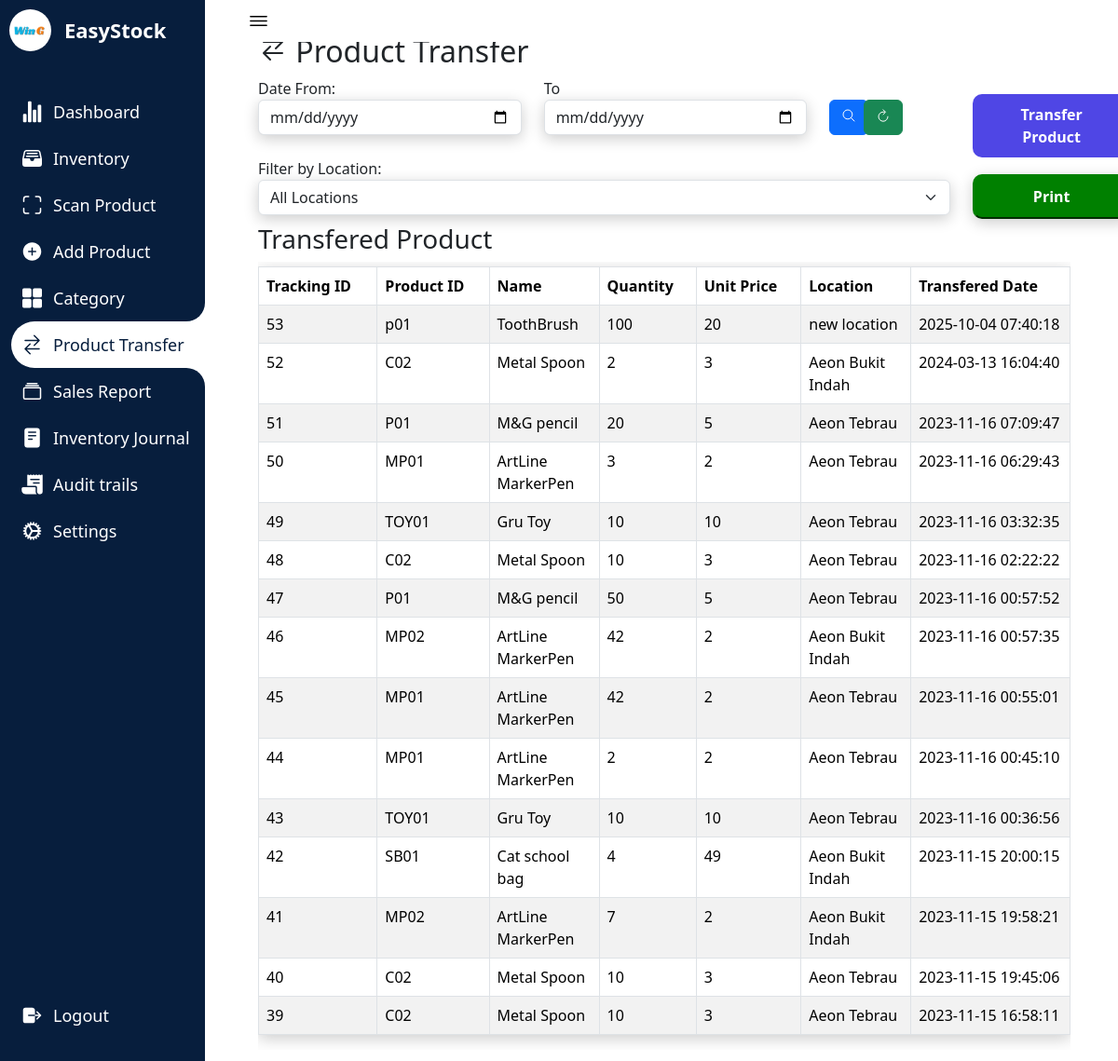
/Order.php (signed in), run on the app's committed database.
### tables this page shows
CREATE TABLE `companyprofile` (
  `id` int(11) NOT NULL,
  `name` varchar(250) NOT NULL,
  `profilepicture` varchar(1000) DEFAULT NULL
);

CREATE TABLE `deliverorder` (
  `id` int(250) NOT NULL,
  `productid` varchar(250) NOT NULL,
  `name` varchar(250) NOT NULL,
  `quantity` int(250) NOT NULL,
  `unitprice` int(255) NOT NULL,
  `location` varchar(200) NOT NULL,
  `addeddate` timestamp NOT NULL DEFAULT current_timestamp()
);

### orderrange.php (the view, shortened to what this page needs)
<?php
require_once "config.php";
if (isset($_POST['search'])) {
    $date1 = date("Y-m-d", strtotime($_POST['date1']));
    $date2 = date("Y-m-d", strtotime($_POST['date2']));
    $reportQuery = mysqli_query($conn, "SELECT * FROM deliverorder WHERE STR_TO_DATE(`addeddate`, '%Y-%m-%d') BETWEEN '$date1' AND '$date2' ORDER BY `id` DESC") or die(mysqli_error($conn));
    $reportRow = mysqli_num_rows($reportQuery);
    if ($reportRow > 0) {
        while ($reportFetch = mysqli_fetch_array($reportQuery)) {
            $pdfData[] = $reportFetch;
            ?>
            <tr>
                <td><?php echo $reportFetch['id'] ?></td>
                <td><?php echo $reportFetch['productid'] ?></td>
                <td><?php echo $reportFetch['name'] ?></td>
                <td><?php echo $reportFetch['quantity'] ?></td>
                <td><?php echo $reportFetch['unitprice'] ?></td>
                <td><?php echo $reportFetch['location'] ?></td>
                <td><?php echo $reportFetch['addeddate'] ?></td>
            </tr>
            <?php
        }
    } else {
        echo '
        <tr>
            <td colspan="7"><center>Record Not Found</center></td>
        </tr>';
    }
} else {
    $reportQuery = mysqli_query($conn, "SELECT * FROM deliverorder ORDER BY `id` DESC") or die(mysqli_error($conn));
    if (mysqli_num_rows($reportQuery) > 0) {
        while ($reportFetch = mysqli_fetch_array($reportQuery)) {
            ?>
            <tr>
                <td><?php echo $reportFetch['id'] ?></td>
                <td><?php echo $reportFetch['productid'] ?></td>
                <td><?php echo $reportFetch['name'] ?></td>
                <td><?php echo $reportFetch['quantity'] ?></td>
                <td><?php echo $reportFetch['unitprice'] ?></td>
                <td><?php echo $reportFetch['location'] ?></td>
                <td><?php echo $reportFetch['addeddate'] ?></td>
            </tr>
            <?php
        }
    } else {
        echo '
        <tr>
            <td colspan="7"><center>Record Not Found</center></td>
        </tr>';
    }
}
?>

### Order.php (shortened to what this page needs)
<?php
require_once "config.php";
$companyId = 1;
$query = "SELECT * FROM companyprofile WHERE id = ?";
$stmt = mysqli_prepare($conn, $query);
mysqli_stmt_bind_param($stmt, "i", $companyId);
mysqli_stmt_execute($stmt);
$result = mysqli_stmt_get_result($stmt);
$companyProfile = mysqli_fetch_assoc($result);
$companyProfileImagePath = $companyProfile['profilepicture'];
$companyName = $companyProfile['name'];
?>
<!DOCTYPE html>
<html lang="en">
<head>
    <link rel="stylesheet" href="testin3.css">
    <link href="https://cdn.jsdelivr.net/npm/bootstrap@5.3.1/dist/css/bootstrap.min.css" rel="stylesheet">
    <link href="https://cdn.jsdelivr.net/npm/bootstrap-icons@1.15.0/font/bootstrap-icons.css" rel="stylesheet">
</head>
<body>
<nav>
<div class="logo">
<div class="logo-image">
    <?php
    if (!empty($companyProfileImagePath)) {
        echo '<img src="' . $companyProfileImagePath . '" alt="Company Logo" class="logoimage">';
    } else {
        echo '<img src="path/to/placeholder/image.jpg" alt="No Image" style="">';
    }
    ?>
</div>
    <div class="logo-name">
    <?php echo $companyName; ?>
    </div>
</div>
        <div class="menu-items">
            <ul class="navLinks">
            <li class="navList">
    <a href="Dashboard.php">
    <ion-icon name="stats-chart"></ion-icon>
        <span class="links">Dashboard</span>
    </a>
</li>
<li class="navList">
    <a href="Inventory.php">
        <ion-icon name="file-tray-full"></ion-icon>
        <span class="links">Inventory</span>
    </a>
</li>
<li class="navList">
    <a href="pro1.php">
        <ion-icon name="scan-outline"></ion-icon>
        <span class="links">Scan Product</span>
    </a>
</li>
<li class="navList">
    <a href="Product.php">
        <ion-icon name="add-circle"></ion-icon>
        <span class="links">Add Product</span>
    </a>
</li>
    <li class="navList">
        <a href="Category.php">
            <ion-icon name="grid"></ion-icon>
            <span class="links">Category</span>
        </a>
    </li>
    <li class="navList active">
        <a href="Order.php">
        <ion-icon name="swap-horizontal"></ion-icon>
            <span class="links">Product Transfer</span>
        </a>
    </li>
      <li class="navList">
        <a href="sales_report.php">
        <ion-icon name="albums-outline"></ion-icon>
            <span class="links">Sales Report</span>
        </a>
    </li>
    <?php if (isset($_SESSION['role']) && $_SESSION['role'] === 'admin'): ?>
    <li class="navList">
        <a href="Reports.php">
            <ion-icon name="reader"></ion-icon>
            <span class="links">Inventory Journal</span>
        </a>
    </li>
    <li class="navList">
        <a href="audittrails.php">
        <ion-icon name="receipt"></ion-icon>
            <span class="links">Audit trails</span>
        </a>
    </li>
    <li class="navList">
        <a href="Settings.php">
            <ion-icon name="cog"></ion-icon>
            <span class="links">Settings</span>
        </a>
    </li>
<?php endif; ?>
            </ul>
            <ul class="bottom-link">
                <li>
                <a href="logout.php">
                    <ion-icon name="log-out"></ion-icon>
                    <span class="links">Logout</span>
                </a>
                </li>
        </div>
    </nav>
    <section class="dashboard">
        <div class="top">
            <ion-icon class="navToggle" name="menu-outline"></ion-icon>
        </div>
        <div class="content-wrapper">
        <div class="container">
            <div class="row">
                <div class="col-lg-12 col-offset-2">
                <h2><ion-icon name="swap-horizontal"></ion-icon>     Product Transfer</h2>
                <form class="form-inline" method="POST" id="orderForm" action="">
        <div class="row">
            <div class="col-md-4">
                <label for="date1">Date From:</label>
                <input type="date" class="form-control" placeholder="Start" name="date1"
                    value="<?php echo isset($_POST['date1']) ? $_POST['date1'] : '' ?>" />
            </div>
            <div class="col-md-4">
                <label for="date2">To</label>
                <input type="date" class="form-control" placeholder="End" name="date2"
                    value="<?php echo isset($_POST['date2']) ? $_POST['date2'] : '' ?>" />
            </div>
            <div class="col-md-1">
                <button class="btn btn-primary" name="search" style="margin-top:24px; "><ion-icon
                            name="search-outline"></ion-icon></button>
            </div>
            <div class="col-md-1">
                <a href="Order.php" type="button" class="btn btn-success" style="margin-top:24px; margin-left:-40px;"><ion-icon
                            name="refresh-outline"></ion-icon></a>
            </div>
            <div class="col-md-2">
            <a href="Deliver_order.php" class="allButton" style="margin-top:18px;;">Transfer Product</a>
            </div>
</form>
<form class="form-inline" method="POST" id="orderForm" action="orderpdf.php" onsubmit="return validateLocation();">
    <div class="row">
    <div class="col-md-10">
        <label for="locationFilter">Filter by Location:</label>
        <select name="locationFilter" id="locationFilter" class="form-select" onchange="filterTable()">
            <option value="">All Locations</option>
        </select>
    </div>
    <div class="col-md-2">
        <input type="submit" value="Print" name="order" style="margin-top:18px; background-color:green; border-color:green;" class="allButton">
    </div>
</div>
</form>
<h3 style="margin-top:5px;">Transfered Product</h3>
<div class="row" id="lightgallery" >
            <div class="col-md-12">
                <div class="table-responsive">
                <table class="table table-bordered table-striped" id="inventory"
    style="border-top: 1px solid #dee2e6; border-left: 1px solid #dee2e6; border-bottom: 1px solid #dee2e6; margin-top:5px;">
    <thead>
        <tr>
            <th>Tracking ID</th>
            <th>Product ID</th>
            <th>Name</th>
            <th>Quantity</th>
            <th>Unit Price</th>
            <th>Location</th>
            <th>Transfered Date</th>
        </tr>
    </thead>
    <tbody>
    <?php include 'orderrange.php' ?>
    </tbody>
</table>
                </div>
            </div>
        </div>
</div>
</div>
</div>
</div>
    </section>
<link href="https://cdn.datatables.net/1.10.25/css/dataTables.bootstrap.min.css" rel="stylesheet"/>
</body>
</html>

### testin3.css (style rules this page uses)
* { margin: 0; padding: 0; box-sizing: border-box; }
:root { --primary-color:#071e3d; --nav-color: #071e3d; --dash-color: #fff; --logo-color: #fff; --text-color: #000; --text-color-light: #333; --white: #fff; --border-color: #ccc; --toggle-color: #fff; --title-icon-color: #fff; --time-03: all 0.3s linear; --time-02: all 0.2s linear; }
body { width: 100%; min-height: 100vh; background-color: var(--dash-color); font-family: 'Poppins', sans-serif; }
nav { position: fixed; top: 0; left: 0; height: 100%; width: 220px; background-color: var(--nav-color); padding: 10px 0 10px 10px; transition: var(--time-03); }
nav .logo { display: flex; align-items: center; }
.logoimage { border-radius:50%; }
nav .logo-image { width: 45px; height: 45px; border-radius: 50%; }
nav .logo-image img { width: 45px; height: 45px; object-fit: cover; }
nav .logo .logo-name { font-size: 22px; font-weight: 600; color: var(--logo-color); margin-left: 14px; white-space: nowrap; transition: var(--time-02); }
nav .menu-items { margin-top: 40px; display: flex; flex-direction: column; height: calc(100% - 90px); justify-content: space-between; }
nav .menu-items li { list-style: none; }
nav .menu-items li a { display: flex; align-items: center; margin-left:-30px; height: 50px; text-decoration: none; }
nav .menu-items li.active a { border-top-left-radius: 25px; border-bottom-left-radius: 25px; position: relative; }
nav .menu-items li a ion-icon { color: var(--white); font-size: 24px; min-width: 45px; }
nav .menu-items li a .links { font-size: 18px; color: var(--white); transition: var(--time-02); }
nav .menu-items li.active a { background-color: var(--dash-color); }
nav .menu-items li.active a:before { content: ''; position: absolute; width: 40px; height: 40px; right: 0; top: -40px; border-radius: 50%; box-shadow: 20px 20px var(--dash-color); pointer-events: none; }
nav .menu-items li.active a:after { content: ''; position: absolute; width: 40px; height: 40px; right: 0; bottom: -40px; border-radius: 50%; box-shadow: 20px -20px var(--dash-color); pointer-events: none; }
nav .menu-items li.active a .links { color: var(--primary-color); }
nav .menu-items li.active a ion-icon { color: var(--primary-color); }
.dashboard { position: relative; left: 250px; width: calc(100% - 250px); min-height: 100vh; background-color: var(--dash-color); padding: 10px 15px; transition: var(--time-03); }
.dashboard .top { position: fixed; background-color: var(--dash-color); display: flex; justify-content: space-between; align-items: center; left: 250px; top: 0; padding: 10px 15px; width: calc(100% - 250px); transition: var(--time-03); z-index: 100; }
.dashboard .top .navToggle { font-size: 25px; color: var(--text-color); cursor: pointer; }
.container { padding:1%; background-color: white; margin-top:5%; transition: border-radius 0.5s cubic-bezier(0.175, 0.885, 0.32, 1.275); }
.content-wrapper { margin-top:-30px; }
.dashboard .content-wrapper { top: 0; transition: var(--time-03); }
#inventory tbody td { word-wrap: break-word; max-width: 100px; }
input { box-shadow: 0 4px 16px rgba(0, 0, 0, 0.2); }
table { box-shadow: 0 4px 16px rgba(0, 0, 0, 0.2); }
select { box-shadow: 0 4px 16px rgba(0, 0, 0, 0.2); }
.allButton { display: inline-block; padding: 10px 20px; text-decoration: none; color: #fff; background-color:#4F46E5; border-radius:10px; width:170px; text-align:center; font-weight: bold; }

### data on the page
companyprofile: profilepicture (picture), name "EasyStock"
deliverorder: id "53", productid "p01", name "ToothBrush", quantity "100", unitprice "20", location "new location", addeddate "2025-10-04 07:40:18"
deliverorder: id "52", productid "C02", name "Metal Spoon", quantity "2", unitprice "3", location "Aeon Bukit Indah", addeddate "2024-03-13 16:04:40"
deliverorder: id "51", productid "P01", name "M&G pencil", quantity "20", unitprice "5", location "Aeon Tebrau", addeddate "2023-11-16 07:09:47"
deliverorder: id "50", productid "MP01", name "ArtLine MarkerPen", quantity "3", unitprice "2", location "Aeon Tebrau", addeddate "2023-11-16 06:29:43"
deliverorder: id "49", productid "TOY01", name "Gru Toy", quantity "10", unitprice "10", location "Aeon Tebrau", addeddate "2023-11-16 03:32:35"
deliverorder: id "48", productid "C02", name "Metal Spoon", quantity "10", unitprice "3", location "Aeon Tebrau", addeddate "2023-11-16 02:22:22"
deliverorder: id "47", productid "P01", name "M&G pencil", quantity "50", unitprice "5", location "Aeon Tebrau", addeddate "2023-11-16 00:57:52"
deliverorder: id "46", productid "MP02", name "ArtLine MarkerPen", quantity "42", unitprice "2", location "Aeon Bukit Indah", addeddate "2023-11-16 00:57:35"
deliverorder: id "45", productid "MP01", name "ArtLine MarkerPen", quantity "42", unitprice "2", location "Aeon Tebrau", addeddate "2023-11-16 00:55:01"
deliverorder: id "44", productid "MP01", name "ArtLine MarkerPen", quantity "2", unitprice "2", location "Aeon Tebrau", addeddate "2023-11-16 00:45:10"
deliverorder: id "43", productid "TOY01", name "Gru Toy", quantity "10", unitprice "10", location "Aeon Tebrau", addeddate "2023-11-16 00:36:56"
deliverorder: id "42", productid "SB01", name "Cat school bag", quantity "4", unitprice "49", location "Aeon Bukit Indah", addeddate "2023-11-15 20:00:15"
deliverorder: id "41", productid "MP02", name "ArtLine MarkerPen", quantity "7", unitprice "2", location "Aeon Bukit Indah", addeddate "2023-11-15 19:58:21"
deliverorder: id "40", productid "C02", name "Metal Spoon", quantity "10", unitprice "3", location "Aeon Tebrau", addeddate "2023-11-15 19:45:06"
deliverorder: id "39", productid "C02", name "Metal Spoon", quantity "10", unitprice "3", location "Aeon Tebrau", addeddate "2023-11-15 16:58:11"
